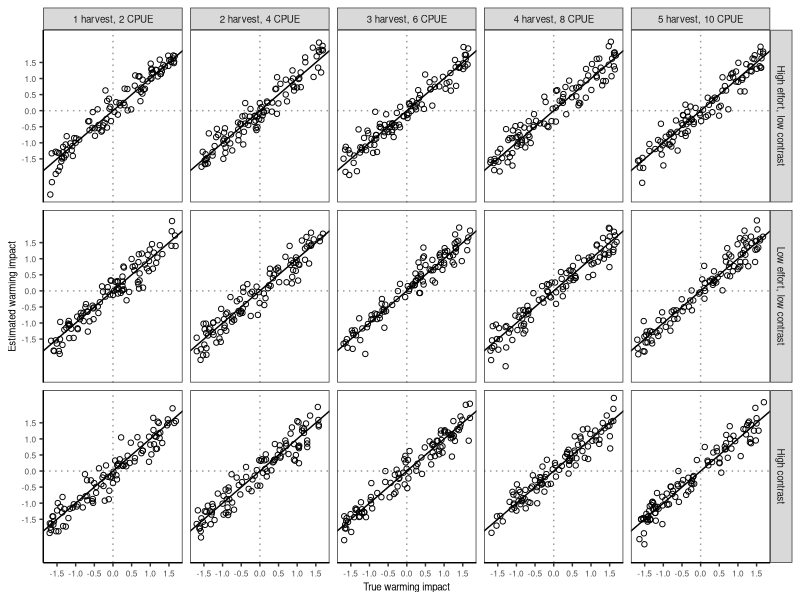

Reproduce this figure in R. (Note: this script raises an error after producing the figure.)


# Read data
################################################################################

# Clear workspace
rm(list = ls())

# Packages
library(tidyverse)

# Directories
plotdir <- "figures"


# Simulate data
################################################################################

# Build data
combos <- expand.grid(data_quantity=paste0("D", 1:5),
                      effort_scenario=paste0("F", 1:3)) %>% 
  mutate(data_quantity=recode_factor(data_quantity,
                                    "D1"="1 harvest, 2 CPUE", 
                                    "D2"="2 harvest, 4 CPUE",
                                    "D3"="3 harvest, 6 CPUE",
                                    "D4"="4 harvest, 8 CPUE", 
                                    "D5"="5 harvest, 10 CPUE"),
         effort_scenario=recode_factor(effort_scenario,
                                      "F1"="High effort, low contrast",
                                      "F2"="Low effort, low contrast",
                                      "F3"="High contrast"))

# Simulate data
ndo <- 100
data <- purrr::map_df(1:nrow(combos), function(x){
  true <- runif(ndo, -1.7, 1.7)
  est <- true+rnorm(ndo, 0, 0.3)
  out <- tibble(data_quantity=combos$data_quantity[x],
                effort_scenario=combos$effort_scenario[x],
                true=true, est=est)
})

# Plot data
################################################################################

# Theme
base_theme <-  theme(axis.text=element_text(size=6),
                     axis.title=element_text(size=7),
                     strip.text = element_text(size=7),
                     plot.tag = element_text(size=8),
                     # Gridlines
                     panel.grid.major = element_blank(), 
                     panel.grid.minor = element_blank(),
                     panel.background = element_blank(), 
                     axis.line = element_line(colour = "black"),
                     # Legend
                     legend.key = element_rect(fill=alpha('blue', 0)),
                     legend.background = element_rect(fill=alpha('blue', 0)))

# Plot data
g <- ggplot(data, aes(x=true, y=est)) +
  facet_grid(effort_scenario ~ data_quantity) +
  # Reference line
  geom_hline(yintercept=0, linetype="dotted", color="grey60") +
  geom_vline(xintercept=0, linetype="dotted", color="grey60") +
  geom_abline(slope=1, intercept=0) +
  # Points
  geom_point(pch=21) +
  # Labels
  labs(x="True warming impact", y="Estimated warming impact") +
  scale_x_continuous(breaks=seq(-1.5, 1.5, 0.5)) +
  scale_y_continuous(breaks=seq(-1.5, 1.5, 0.5)) +
  # Theme
  theme_bw() + base_theme
g

# Export plot
ggsave(g, filename=file.path(plotdir, "FigS3_simulation_testing_results.png"), 
       width=6.5, height=5, units="in", dpi=600)





